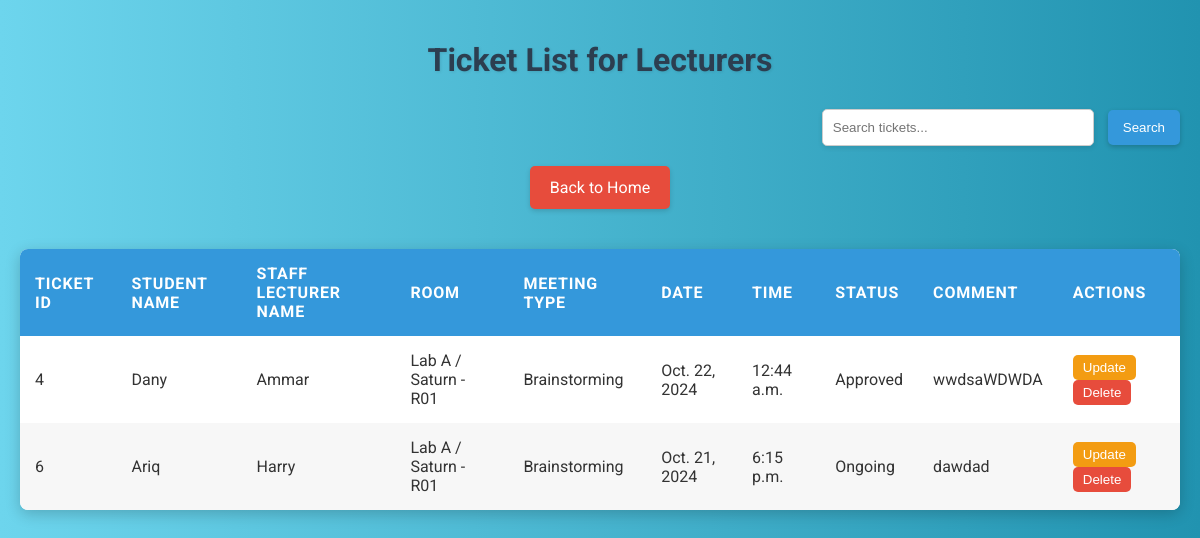
/homepage/tickets/lecturer/, run on the app's committed database.
### college/models.py (models this page shows, shortened)
class Ticket(models.Model):
    studentID = models.ForeignKey(Student, on_delete=models.CASCADE)
    slID = models.ForeignKey(Staff_Lecturer, on_delete=models.CASCADE)
    roomID = models.ForeignKey(Room, on_delete=models.CASCADE)
    meetingType = models.ForeignKey(MeetingType, on_delete=models.CASCADE, null=True)
    date = models.DateField()
    time = models.TimeField()
    status = models.CharField(max_length=10, null=True)
    comment = models.TextField(max_length=100, null=True)

class Student(models.Model):
    studentID = models.CharField(max_length=20, primary_key=True)
    studentName = models.CharField(max_length=100)
    studentAge = models.IntegerField()
    studentEmail = models.CharField(max_length=50, null=True)
    studentPS = models.CharField(max_length=50, null=True)

class Staff_Lecturer(models.Model):
    slID = models.CharField(max_length=20, primary_key=True)
    slName = models.CharField(max_length=100)
    slAge = models.IntegerField()
    slEmail = models.CharField(max_length=50)
    slPS = models.CharField(max_length=50, null=True)
    slStatus = models.CharField(max_length=10)

class Room(models.Model):
    roomID = models.CharField(max_length=10, primary_key=True)
    roomBlock = models.CharField(max_length=15)
    roomCapacity = models.IntegerField()

class MeetingType(models.Model):
    typeID = models.CharField(max_length=10, primary_key=True)
    typeName = models.CharField(max_length=50)
    description = models.TextField(max_length=200, null=True)

### college/views.py (the view)
# urls.py: path('tickets/lecturer/', views.ticket_list_lecturer, name='ticket_list_lecturer'),
def ticket_list_lecturer(request):
    tickets = Ticket.objects.select_related(
        'studentID', 'slID', 'roomID', 'meetingType'
    ).all()
    return render(request, 'ticketing_lecturer.html', {'tickets': tickets})

### college/templates/ticketing_lecturer.html (shortened to what this page needs)
<!DOCTYPE html>
<html lang="en">
<head>
</head>
<body>
    <h1>Ticket List for Lecturers</h1>
    <div class="search-container">
        <form action="{% url 'ticket_list_lecturer' %}" method="get">
            <input type="text" name="q" placeholder="Search tickets..." required>
            <button type="submit">Search</button>
        </form>
    </div>
    <a href="{% url 'lecturer_detail' %}" class="back-link">Back to Home</a>
    <table>
        <thead>
            <tr>
                <th>Ticket ID</th>
                <th>Student Name</th>
                <th>Staff Lecturer Name</th>
                <th>Room</th>
                <th>Meeting Type</th>
                <th>Date</th>
                <th>Time</th>
                <th>Status</th>
                <th>Comment</th>
                <th>Actions</th>
            </tr>
        </thead>
        <tbody>
            {% for ticket in tickets %}
            <tr>
                <td>{{ ticket.id }}</td>
                <td>{{ ticket.studentID.studentName }}</td>
                <td>{{ ticket.slID.slName }}</td>
                <td>{{ ticket.roomID.roomBlock }} - {{ ticket.roomID.roomID }}</td>
                <td>{{ ticket.meetingType.typeName }}</td>
                <td>{{ ticket.date }}</td>
                <td>{{ ticket.time }}</td>
                <td>{{ ticket.status }}</td>
                <td>{{ ticket.comment }}</td>
                <td class="action-buttons-ticket">
                    <form action="{% url 'update_ticket' ticket.id %}" method="get" style="display: inline;">
                        <button type="submit" class="update-btn">Update</button>
                    </form>
                    <form action="{% url 'delete_ticket' ticket.id %}" method="post" style="display: inline;">
                        <button type="submit" class="delete-btn">Delete</button>
                    </form>
                </td>
            </tr>
            {% empty %}
            <tr>
                <td colspan="9" style="text-align: center; color: #999;">No tickets available.</td>
            </tr>
            {% endfor %}
        </tbody>
    </table>
</body>
</html>

### college/templates/ticketing_lecturer.html (style rules this page uses)
body { font-family: 'Roboto', sans-serif; background: linear-gradient(to right, #6dd5ed, #2193b0); margin: 0; padding: 20px; color: #333; display: flex; flex-direction: column; align-items: center; }
h1 { color: #2c3e50; text-align: center; margin-bottom: 30px; text-shadow: 1px 1px 3px rgba(0, 0, 0, 0.1); }
.search-container { display: flex; justify-content: flex-end; width: 100%; margin-bottom: 20px; }
.search-container input { padding: 10px; border: 1px solid #ccc; border-radius: 5px; margin-right: 10px; width: 250px; box-shadow: 0 2px 5px rgba(0, 0, 0, 0.1); transition: border-color 0.3s; }
.search-container button { padding: 10px 15px; background-color: #3498db; color: white; border: none; border-radius: 5px; cursor: pointer; box-shadow: 0 2px 5px rgba(0, 0, 0, 0.2); transition: background-color 0.3s, transform 0.3s; }
.back-link { display: inline-block; margin-bottom: 20px; padding: 12px 20px; background-color: #e74c3c; color: white; text-decoration: none; border-radius: 5px; transition: background 0.3s; text-align: center; box-shadow: 0 2px 5px rgba(0, 0, 0, 0.15); }
table { width: 100%; border-collapse: collapse; border-radius: 8px; overflow: hidden; box-shadow: 0 4px 15px rgba(0, 0, 0, 0.2); background-color: white; margin-top: 20px; }
th, td { padding: 15px; text-align: left; font-size: 1em; }
th { background-color: #3498db; color: white; text-transform: uppercase; letter-spacing: 0.05em; }
tr:nth-child(even) { background-color: #f7f7f7; }
.action-buttons-ticket button { padding: 5px 10px; border: none; border-radius: 5px; cursor: pointer; transition: background-color 0.3s; }
.update-btn { background-color: #f39c12; color: white; }
.delete-btn { background-color: #e74c3c; color: white; }

### data on the page
Ticket: id "4", studentID.studentName "Dany", slID.slName "Ammar", roomID.roomBlock "Lab A / Saturn", roomID.roomID "R01", meetingType.typeName "Brainstorming", date "Oct. 22, 2024", time "12:44 a.m.", status "Approved", comment "wwdsaWDWDA"
Ticket: id "6", studentID.studentName "Ariq", slID.slName "Harry", roomID.roomBlock "Lab A / Saturn", roomID.roomID "R01", meetingType.typeName "Brainstorming", date "Oct. 21, 2024", time "6:15 p.m.", status "Ongoing", comment "dawdad"
